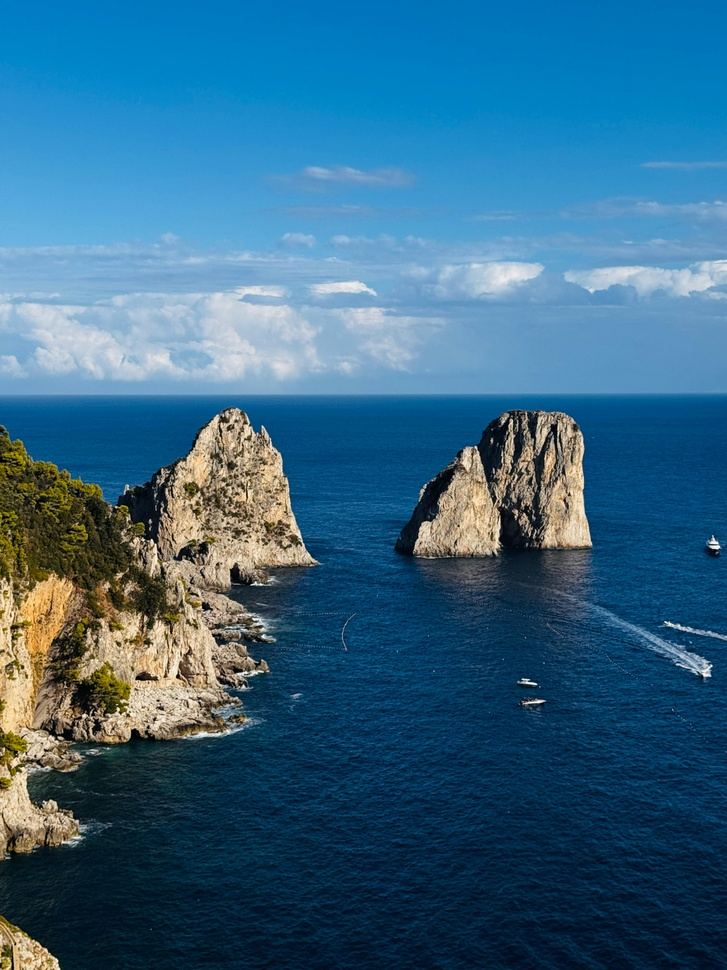
#> input picture capri.jpg, 727 x 970 px, shrunk from 3024 x 4032 before the run
$ jupyter execute --allow-errors 'ASSIGNMENT 1.ipynb'
#> lines starting #> are read from the running program, lines starting #| are printed output that depends on the picture; after the words box and inside, x2 and y2 are one past the last pixel; in counts of white or black regions, pixels touching at a corner belong together
[cell 1]
import cv2
import numpy as np
import matplotlib.pyplot as plt

img = cv2.imread("capri.jpg", cv2.IMREAD_GRAYSCALE)
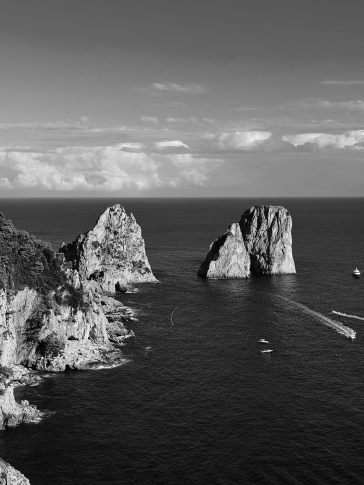
#> img: shape (970, 727) (shown at 1/2 size); min 0, max 255, mean 90.9
if img is None:
    raise FileNotFoundError("Image not found!")

plt.imshow(img,cmap='gray')
"""plt.title("Original Image")"""
plt.axis("off")
plt.show()

[cell 2]
C = 50
bright_up = np.clip(img.astype(np.int16) + C, 0, 255).astype(np.uint8)
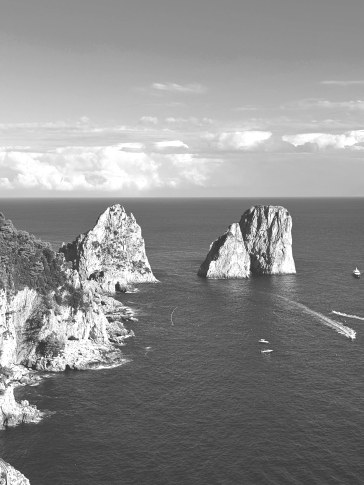
#> bright_up: shape (970, 727) (shown at 1/2 size); min 50, max 255, mean 140.7

plt.imshow(bright_up, cmap='gray')
plt.title("Brightness Increased")
plt.axis("off")
plt.show()

[cell 3]
bright_down = np.clip(img.astype(np.int16) - C, 0, 255).astype(np.uint8)
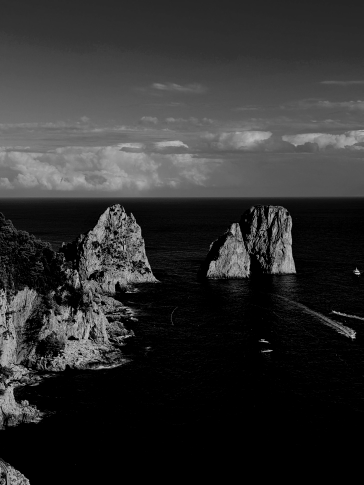
#> bright_down: shape (970, 727) (shown at 1/2 size); min 0, max 205, mean 47.3

plt.imshow(bright_down, cmap='gray')
plt.title("Brightness Decreased")
plt.axis("off")
plt.show()

[cell 4]
neg = (255 - img).astype(np.uint8)
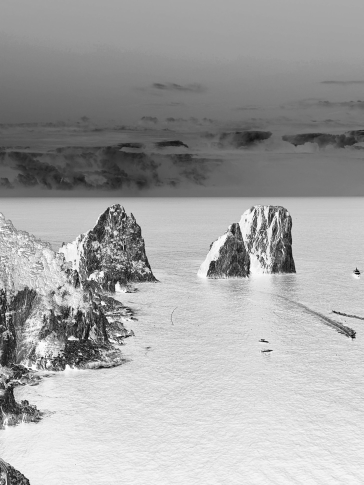
#> neg: shape (970, 727) (shown at 1/2 size); min 0, max 255, mean 164.1

plt.imshow(neg, cmap='gray')
plt.title("Negative Image")
plt.axis("off")
plt.show()

[cell 5]
T = 128
thresh = np.where(img >= T, 255, 0).astype(np.uint8)
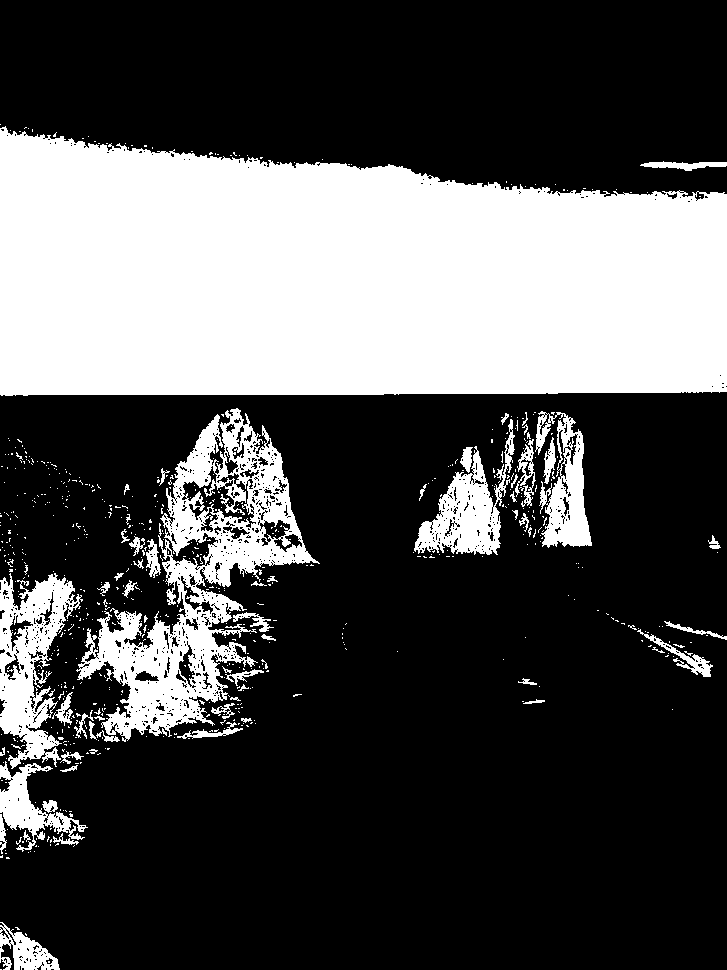
#> thresh: shape (970, 727); 30.7% white; 682 white regions (620 under 20 px), largest, box (x1, y1, x2, y2) and area: (0, 126, 727, 396) 163705, (76, 408, 320, 742) 24403, (0, 573, 83, 769) 7704

plt.imshow(thresh, cmap='gray')
plt.title("Thresholded Image")
plt.axis("off")
plt.show()

#> (a cell that did not finish here is left out)

[cell 7]
gamma = 0.5  # <1 brightens, >1 darkens
gamma_trans = 255 * ((img.astype(np.float64) / 255.0) ** gamma)
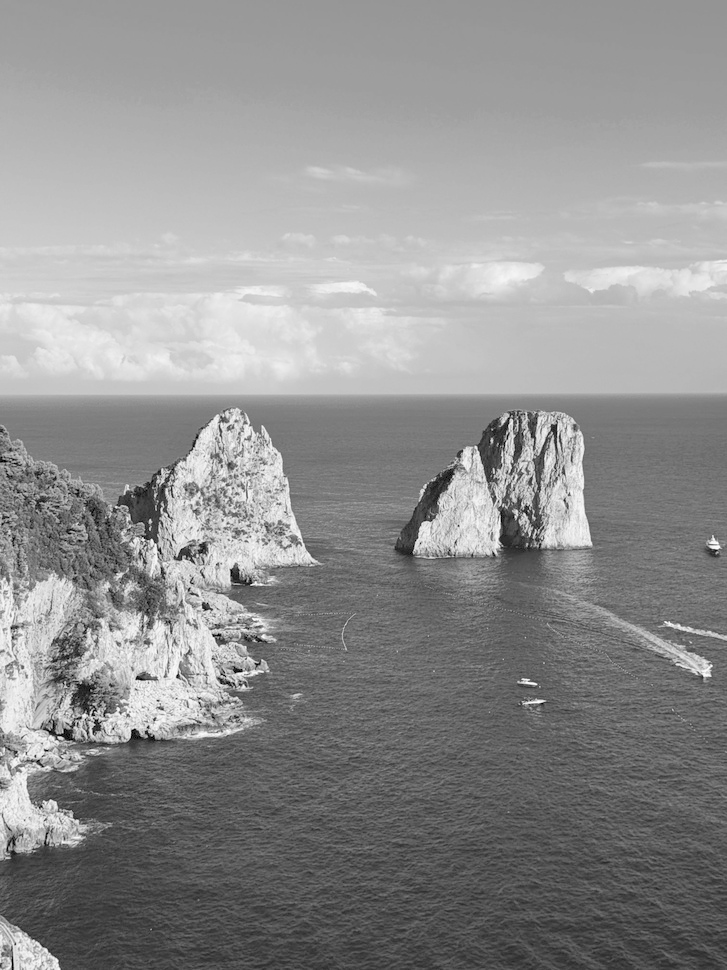
#> gamma_trans: shape (970, 727) float64; min 0, max 255, mean 144
gamma_trans = np.clip(gamma_trans, 0, 255).astype(np.uint8)

plt.imshow(gamma_trans, cmap='gray')
plt.title(f"Gamma Transform (γ={gamma})")
plt.axis("off")
plt.show()

$ run again, with Nature.jpg copied over capri.jpg
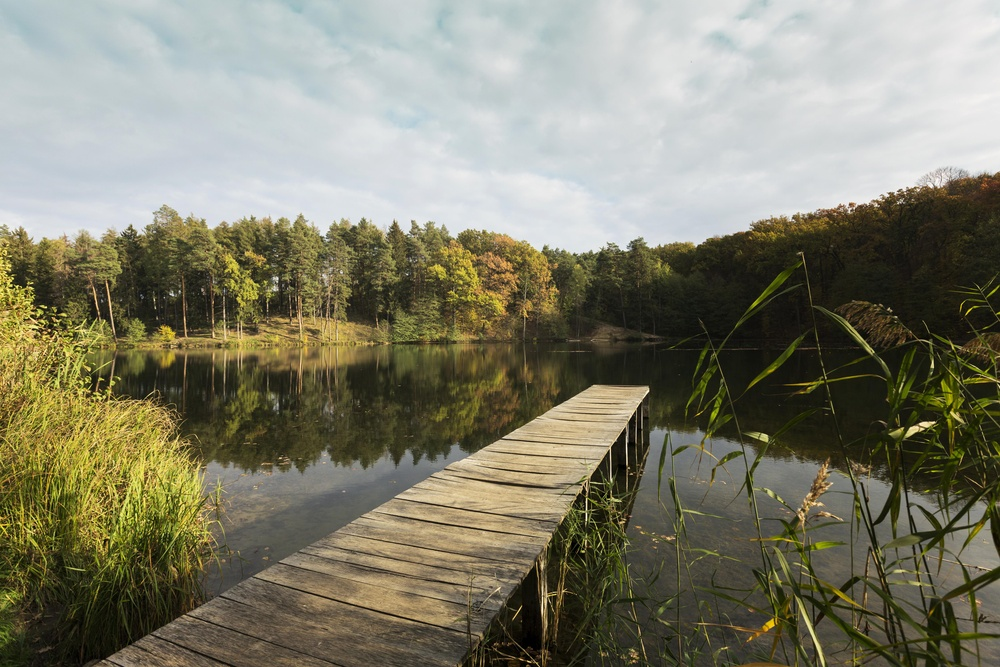
#> input picture Nature.jpg, 1000 x 667 px, shrunk from 5760 x 3840 before the run
#> `thresh = np.where(img >= T, 255, 0).astype(np.uint8)`:
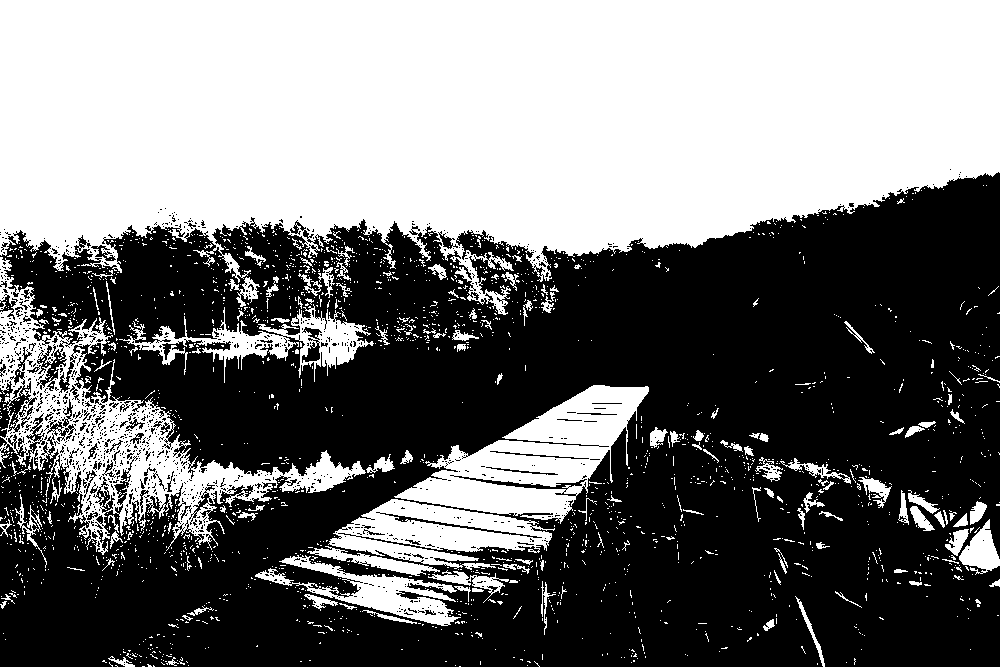
#> thresh: shape (667, 1000); 45.9% white; 2114 white regions (1959 under 20 px), largest, box (x1, y1, x2, y2) and area: (0, 0, 1000, 315) 231804, (0, 257, 366, 555) 22145, (394, 385, 649, 524) 15018
#> `gamma_trans = 255 * ((img.astype(np.float64) / 255.0) ** gamma)`:
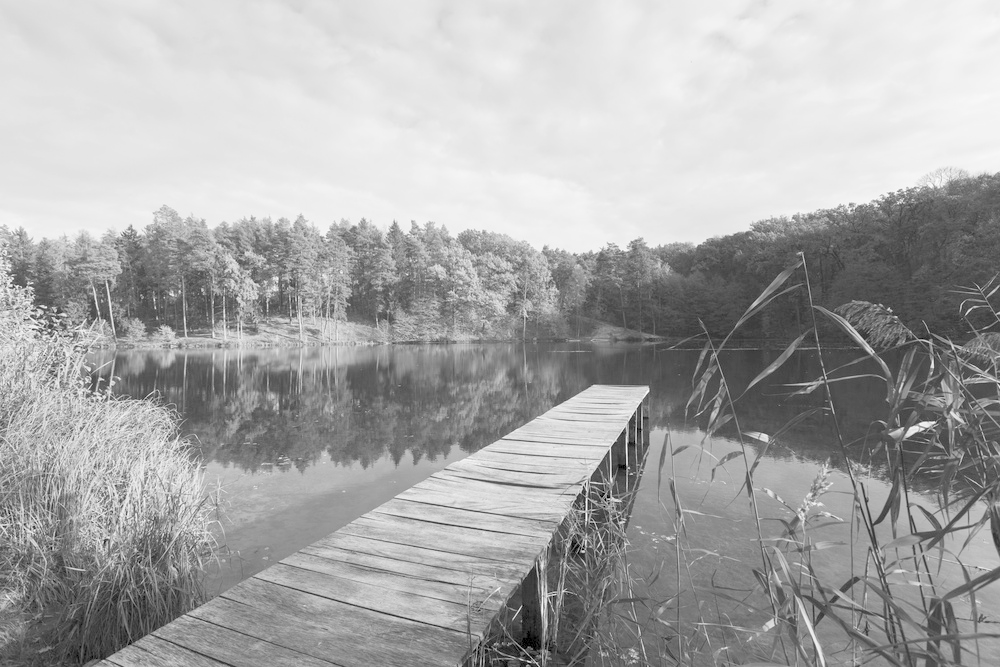
#> gamma_trans: shape (667, 1000) float64; min 0, max 255, mean 168.9
